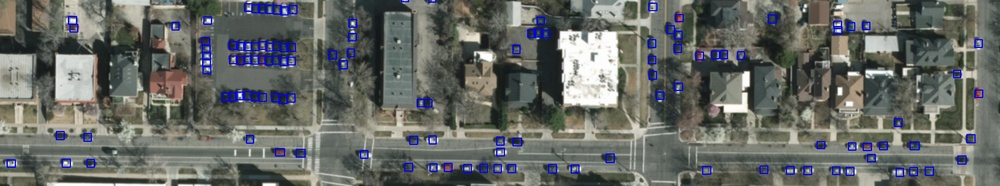
#> input picture test_images/header.jpg, 1000 x 186 px, shrunk from 2578 x 480 before the run
$ python -i slice_im.py   (imports and definitions only)   (older library calls are emulated)
#> lines starting #> are read from the running program, lines starting #| are printed output that depends on the picture; after the words box and inside, x2 and y2 are one past the last pixel; in counts of white or black regions, pixels touching at a corner belong together
# -*- coding: utf-8 -*-
"""
Created on Wed Jun 22 02:53:01 2016

@author: avanetten
"""

from __future__ import print_function
import os
import cv2
import time
import numpy as np
import skimage.io


###############################################################################
def slice_im(image_path, out_name, out_dir, sliceHeight=256, sliceWidth=256,
             zero_frac_thresh=0.2, overlap=0.2, slice_sep='|',
             out_ext='.png', verbose=False):

    """
    Slice a large image into smaller windows

    Arguments
    ---------
    image_path : str
        Location of image to slice
    out_name : str
        Root name of output files (coordinates will be appended to this)
    out_dir : str
        Output directory
    sliceHeight : int
        Height of each slice.  Defaults to ``256``.
    sliceWidth : int
        Width of each slice.  Defaults to ``256``.
    zero_frac_thresh : float
        Maximum fraction of window that is allowed to be zeros or null.
        Defaults to ``0.2``.
    overlap : float
        Fractional overlap of each window (e.g. an overlap of 0.2 for a window
        of size 256 yields an overlap of 51 pixels).
        Default to ``0.2``.
    slice_sep : str
        Character used to separate outname from coordinates in the saved
        windows.  Defaults to ``|``
    out_ext : str
        Extension of saved images.  Defaults to ``.png``.
    verbose : boolean
        Switch to print relevant values to screen.  Defaults to ``False``

    Returns
    -------
    None
    """
#> called with image_path = '../../test_images/header.jpg', out_name = 'out.png', out_dir = 'out1.png', sliceHeight = 256, sliceWidth = 256, zero_frac_thresh = 0.2, overlap = 0.2, slice_sep = '|'

    use_cv2 = True
    # read in image, cv2 fails on large files
    print("Read in image:", image_path)
    try:
        # convert to rgb (cv2 reads in bgr)
        img_cv2 = cv2.imread(image_path, 1)
#> img_cv2 is the input picture: shape (186, 1000, 3); mean B, G, R 102.5, 106.4, 103.6
        # print ("img_cv2.shape:", img_cv2.shape)
        image0 = cv2.cvtColor(img_cv2, cv2.COLOR_BGR2RGB)
    except:
        image0 = skimage.io.imread(
            image_path, as_grey=False).astype(np.uint8)  # [::-1]
        use_cv2 = False
    print("image.shape:", image0.shape)
#| image.shape: (186, 1000, 3)
    # image0 = cv2.imread(image_path, 1)  # color

    if len(out_ext) == 0:
        ext = '.' + image_path.split('.')[-1]
    else:
        ext = out_ext

    win_h, win_w = image0.shape[:2]
#> win_h = 186; win_w = 1000

    # if slice sizes are large than image, pad the edges
    pad = 0
    if sliceHeight > win_h:
        pad = sliceHeight - win_h
#> pad = 70
    if sliceWidth > win_w:
        pad = max(pad, sliceWidth - win_w)
    # pad the edge of the image with black pixels
    if pad > 0:
        border_color = (0, 0, 0)
        image0 = cv2.copyMakeBorder(image0, pad, pad, pad, pad,
                                    cv2.BORDER_CONSTANT, value=border_color)
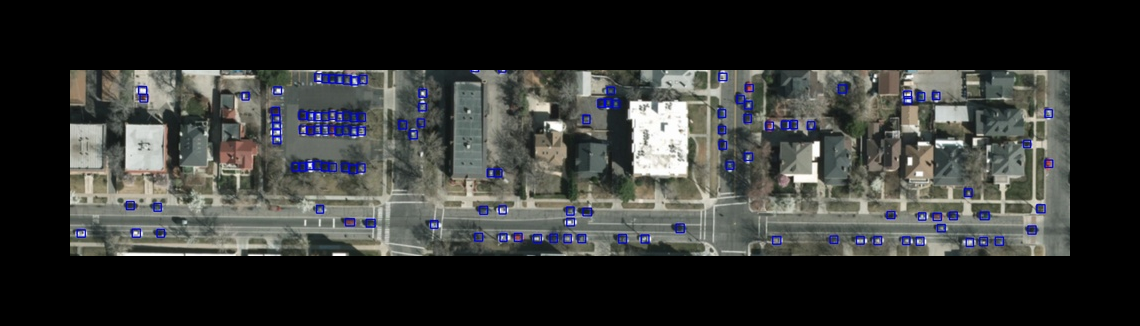
#> image0: shape (326, 1140, 3); mean R, G, B 51.8, 53.2, 51.3

    win_size = sliceHeight*sliceWidth

    t0 = time.time()
    n_ims = 0
    n_ims_nonull = 0
    dx = int((1. - overlap) * sliceWidth)
    dy = int((1. - overlap) * sliceHeight)

    # for y0 in xrange(0, image0.shape[0], dy):#sliceHeight):
    #    for x0 in xrange(0, image0.shape[1], dx):#sliceWidth):
    for y0 in range(0, image0.shape[0], dy):  # sliceHeight):
        for x0 in range(0, image0.shape[1], dx):  # sliceWidth):
            n_ims += 1

            if (n_ims % 50) == 0:
                print(n_ims)

            # make sure we don't have a tiny image on the edge
            if y0+sliceHeight > image0.shape[0]:
                y = image0.shape[0] - sliceHeight
            else:
                y = y0
            if x0+sliceWidth > image0.shape[1]:
                x = image0.shape[1] - sliceWidth
            else:
                x = x0

            # extract image
            window_c = image0[y:y + sliceHeight, x:x + sliceWidth]
            # get black and white image
            if use_cv2:
                window = cv2.cvtColor(window_c, cv2.COLOR_BGR2GRAY)
            else:
                window = cv2.cvtColor(window_c, cv2.COLOR_RGB2GRAY)

            # find threshold that's not black
            # https://opencv-python-tutroals.readthedocs.org/en/latest/py_tutorials/py_imgproc/py_thresholding/py_thresholding.html?highlight=threshold
            ret, thresh1 = cv2.threshold(window, 2, 255, cv2.THRESH_BINARY)
            non_zero_counts = cv2.countNonZero(thresh1)
            zero_counts = win_size - non_zero_counts
            zero_frac = float(zero_counts) / win_size
            # print "zero_frac", zero_fra
            # skip if image is mostly empty
            if zero_frac >= zero_frac_thresh:
                if verbose:
                    print("Zero frac too high at:", zero_frac)
                continue
            # else save
            else:
                # outpath = os.path.join(out_dir, out_name + \
                # '|' + str(y) + '_' + str(x) + '_' + str(sliceHeight) + '_' + str(sliceWidth) +\
                # '_' + str(pad) + ext)
                outpath = os.path.join(
                    out_dir,
                    out_name + slice_sep + str(y) + '_' + str(x) + '_'
                    + str(sliceHeight) + '_' + str(sliceWidth)
                    + '_' + str(pad) + '_' + str(win_w) + '_' + str(win_h)
                    + ext)

                # outpath = os.path.join(out_dir, 'slice_' + out_name + \
                # '_' + str(y) + '_' + str(x) + '_' + str(sliceHeight) + '_' + str(sliceWidth) +\
                # '_' + str(pad) + '.jpg')
                if verbose:
                    print("outpath:", outpath)
                # if large image, convert to bgr prior to saving
                if not use_cv2:
                    skimage.io.imsave(outpath, window_c)
                else:
                    cv2.imwrite(outpath, window_c)
                n_ims_nonull += 1
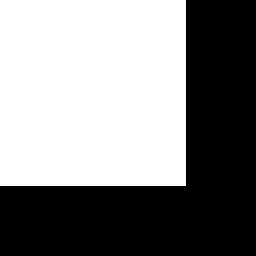
#> thresh1: shape (256, 256); 52.8% white; 1 black region, box (x1, y1, x2, y2) and area: (0, 0, 256, 256) 30940
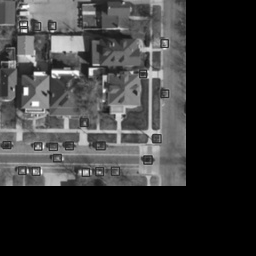
#> window: shape (256, 256); min 0, max 255, mean 55.6
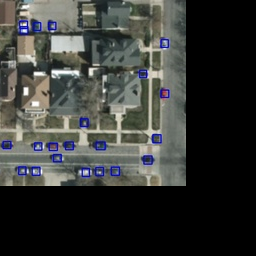
#> window_c: shape (256, 256, 3); mean R, G, B 55, 56.6, 54.1
#> after the loop, n_ims = 12; n_ims_nonull = 0

    print("Num slices:", n_ims, "Num non-null slices:", n_ims_nonull,
          "sliceHeight", sliceHeight, "sliceWidth", sliceWidth)
#| Num slices: 12 Num non-null slices: 0 sliceHeight 256 sliceWidth 256
    print("Time to slice", image_path, time.time()-t0, "seconds")

    return

>>> result = slice_im('../../test_images/header.jpg', 'out.png', 'out1.png')
